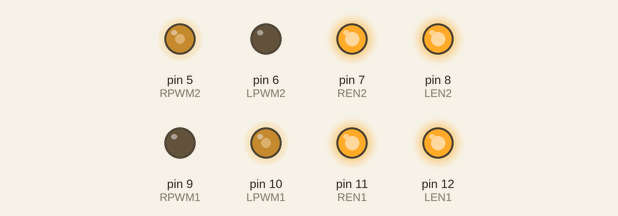
A sketch run on a simulated Arduino Uno, built with avr-gcc and run on an emulated ATmega328P. Parts: output pins drawn as LEDs (lit = HIGH).

Above: at 0.1 s.
Timing chart, 0 to 1.6 s (numbered marks = the images above):
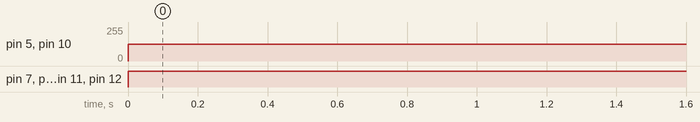

The sketch:

kronostest.ino
```cpp
// RIGHT DRIVER
#define RPWM2 5
#define LPWM2 6
#define REN2 7
#define LEN2 8
//LEFT DRIVER
#define RPWM1 9
#define LPWM1 10
#define REN1 11
#define LEN1 12
#define actDelay 10

void setup() {
  pinMode(LPWM1, OUTPUT);  pinMode(RPWM1, OUTPUT);
  pinMode(LPWM2, OUTPUT);  pinMode(RPWM2, OUTPUT);
  pinMode(LEN1, OUTPUT);   pinMode(LEN2, OUTPUT);
  pinMode(REN1, OUTPUT);   pinMode(REN2, OUTPUT);
}

void loop() {
  digitalWrite(LEN1, HIGH);
  digitalWrite(LEN2, HIGH);
  digitalWrite(REN1, HIGH);
  digitalWrite(REN2, HIGH);
  analogWrite(LPWM1, 127);
  analogWrite(LPWM2, 0);
  analogWrite(RPWM1, 0);
  analogWrite(RPWM2, 127);
  delay(actDelay);
}
```

Measured:
- by itself, pin 5 (RPWM2), pin 10 (LPWM1): 0/255 → 127/255 at 0.00 s
- by itself, pin 7 (REN2), pin 8 (LEN2), pin 11 (REN1), pin 12 (LEN1): LOW → HIGH at 0.00 s
